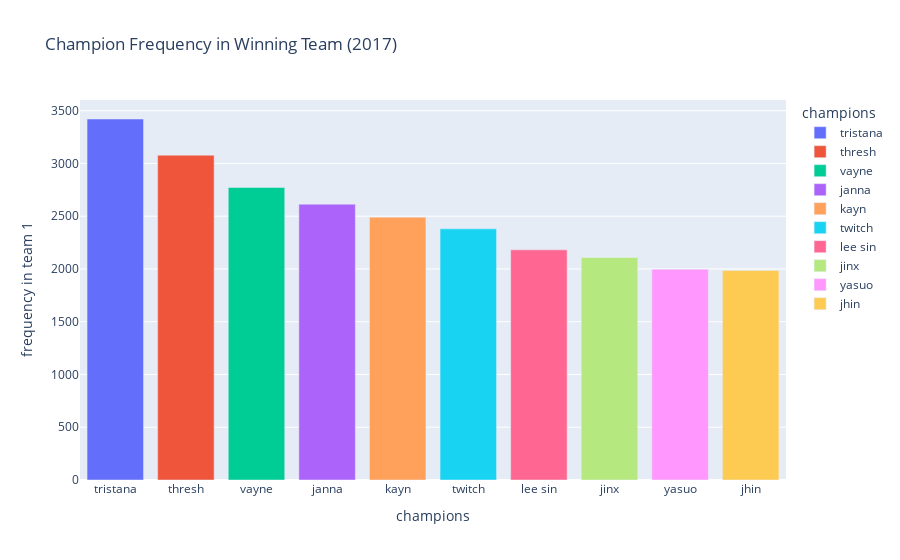

Source (notebook cell):
### Code cell
fig = px.bar(t_common10, title='Champion Frequency in Winning Team (2017)', x='champions', y='frequency in team 1', color='champions')
fig.show()

### Figure 1 — Plotly figure (JSON) as saved in the notebook; plotly's stock layout.template omitted (floating-point values rounded to 4 significant figures)
{"data": [{"alignmentgroup": "True", "hovertemplate": "champions=%{x}<br>frequency in team 1=%{y}<extra></extra>", "legendgroup": "tristana", "marker": {"color": "#636efa", "pattern": {"shape": ""}}, "name": "tristana", "offsetgroup": "tristana", "orientation": "v", "showlegend": true, "textposition": "auto", "type": "bar", "x": ["tristana"], "xaxis": "x", "y": [3421], "yaxis": "y"}, {"alignmentgroup": "True", "hovertemplate": "champions=%{x}<br>frequency in team 1=%{y}<extra></extra>", "legendgroup": "thresh", "marker": {"color": "#EF553B", "pattern": {"shape": ""}}, "name": "thresh", "offsetgroup": "thresh", "orientation": "v", "showlegend": true, "textposition": "auto", "type": "bar", "x": ["thresh"], "xaxis": "x", "y": [3078], "yaxis": "y"}, {"alignmentgroup": "True", "hovertemplate": "champions=%{x}<br>frequency in team 1=%{y}<extra></extra>", "legendgroup": "vayne", "marker": {"color": "#00cc96", "pattern": {"shape": ""}}, "name": "vayne", "offsetgroup": "vayne", "orientation": "v", "showlegend": true, "textposition": "auto", "type": "bar", "x": ["vayne"], "xaxis": "x", "y": [2772], "yaxis": "y"}, {"alignmentgroup": "True", "hovertemplate": "champions=%{x}<br>frequency in team 1=%{y}<extra></extra>", "legendgroup": "janna", "marker": {"color": "#ab63fa", "pattern": {"shape": ""}}, "name": "janna", "offsetgroup": "janna", "orientation": "v", "showlegend": true, "textposition": "auto", "type": "bar", "x": ["janna"], "xaxis": "x", "y": [2614], "yaxis": "y"}, {"alignmentgroup": "True", "hovertemplate": "champions=%{x}<br>frequency in team 1=%{y}<extra></extra>", "legendgroup": "kayn", "marker": {"color": "#FFA15A", "pattern": {"shape": ""}}, "name": "kayn", "offsetgroup": "kayn", "orientation": "v", "showlegend": true, "textposition": "auto", "type": "bar", "x": ["kayn"], "xaxis": "x", "y": [2491], "yaxis": "y"}, {"alignmentgroup": "True", "hovertemplate": "champions=%{x}<br>frequency in team 1=%{y}<extra></extra>", "legendgroup": "twitch", "marker": {"color": "#19d3f3", "pattern": {"shape": ""}}, "name": "twitch", "offsetgroup": "twitch", "orientation": "v", "showlegend": true, "textposition": "auto", "type": "bar", "x": ["twitch"], "xaxis": "x", "y": [2380], "yaxis": "y"}, {"alignmentgroup": "True", "hovertemplate": "champions=%{x}<br>frequency in team 1=%{y}<extra></extra>", "legendgroup": "lee sin", "marker": {"color": "#FF6692", "pattern": {"shape": ""}}, "name": "lee sin", "offsetgroup": "lee sin", "orientation": "v", "showlegend": true, "textposition": "auto", "type": "bar", "x": ["lee sin"], "xaxis": "x", "y": [2181], "yaxis": "y"}, {"alignmentgroup": "True", "hovertemplate": "champions=%{x}<br>frequency in team 1=%{y}<extra></extra>", "legendgroup": "jinx", "marker": {"color": "#B6E880", "pattern": {"shape": ""}}, "name": "jinx", "offsetgroup": "jinx", "orientation": "v", "showlegend": true, "textposition": "auto", "type": "bar", "x": ["jinx"], "xaxis": "x", "y": [2109], "yaxis": "y"}, {"alignmentgroup": "True", "hovertemplate": "champions=%{x}<br>frequency in team 1=%{y}<extra></extra>", "legendgroup": "yasuo", "marker": {"color": "#FF97FF", "pattern": {"shape": ""}}, "name": "yasuo", "offsetgroup": "yasuo", "orientation": "v", "showlegend": true, "textposition": "auto", "type": "bar", "x": ["yasuo"], "xaxis": "x", "y": [1996], "yaxis": "y"}, {"alignmentgroup": "True", "hovertemplate": "champions=%{x}<br>frequency in team 1=%{y}<extra></extra>", "legendgroup": "jhin", "marker": {"color": "#FECB52", "pattern": {"shape": ""}}, "name": "jhin", "offsetgroup": "jhin", "orientation": "v", "showlegend": true, "textposition": "auto", "type": "bar", "x": ["jhin"], "xaxis": "x", "y": [1986], "yaxis": "y"}], "layout": {"barmode": "relative", "legend": {"title": {"text": "champions"}, "tracegroupgap": 0}, "title": {"text": "Champion Frequency in Winning Team (2017)"}, "xaxis": {"anchor": "y", "categoryarray": ["tristana", "thresh", "vayne", "janna", "kayn", "twitch", "lee sin", "jinx", "yasuo", "jhin"], "categoryorder": "array", "domain": [0, 1], "title": {"text": "champions"}}, "yaxis": {"anchor": "x", "domain": [0, 1], "title": {"text": "frequency in team 1"}}}}
